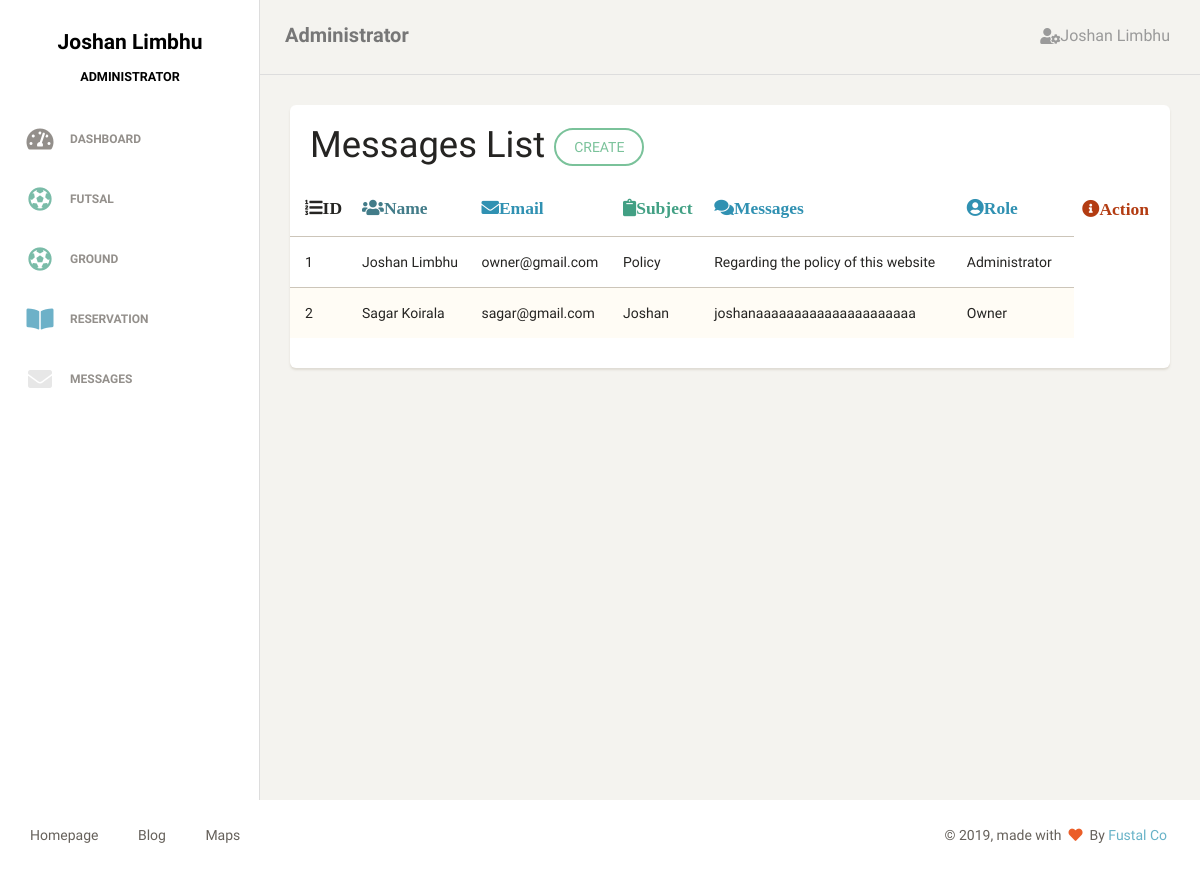
The page /customer/action/message_detail.php (signed in) on the database its author committed.
### tables this page shows
CREATE TABLE `tblmessages` (
  `messages_id` int(11) NOT NULL,
  `email` varchar(50) NOT NULL,
  `subject` varchar(50) NOT NULL,
  `message` text NOT NULL,
  `reg_date` timestamp(6) NOT NULL DEFAULT CURRENT_TIMESTAMP(6) ON UPDATE CURRENT_TIMESTAMP(6),
  `users_id` int(11) NOT NULL,
  `roles_id` int(11) NOT NULL
);

CREATE TABLE `tblusers` (
  `users_id` int(11) NOT NULL,
  `fullname` varchar(50) NOT NULL,
  `email` varchar(100) NOT NULL,
  `mobileno` varchar(50) NOT NULL,
  `address` varchar(100) NOT NULL,
  `password` varchar(100) NOT NULL,
  `img` varchar(250) NOT NULL,
  `reg_date` timestamp(6) NOT NULL DEFAULT CURRENT_TIMESTAMP(6) ON UPDATE CURRENT_TIMESTAMP(6),
  `roles_id` int(11) NOT NULL
);

CREATE TABLE `tblroles` (
  `roles_id` int(11) NOT NULL,
  `role` varchar(50) NOT NULL,
  `slug` varchar(50) NOT NULL
);

### customer/action/message_detail.php (the view, shortened to what this page needs)
<?php
require_once('../inc/header.php');
require_once('../inc/sidebar.php');
require_once('../inc/navigation.php');
?>
 <div class="content">
            <div class="container-fluid">
                <div class="row">
                    <div class="col-md-12">
                        <div class="card">
                            <div class="header">
                                <h2 class="title">Messages List <a href="<?php echo CREATE_MESSAGE_PAGE?>" class="btn btn-success">CREATE
                                    </a></h2>
                            </div>
                            <div class="content table-responsive table-full-width">
                                <table class="table table-striped">
                                    <thead>
                                        <th><i class="fas fa-list-ol">ID</i></th>
                                        <th><i class="fas fa-users text-primary">Name</i></th>
                                        <th><i class="fas fa-envelope text-info">Email</i></th>
                                        <th><i class="fas fa-clipboard text-success">Subject</i></th>
                                        <th><i class="fas fa-comments text-info">Messages</i></th>
                                        <th><i class="fas fa-user-circle text-info">Role</i></th>
                                        <th><i class="fas fa-info-circle text-danger">Action</i></th>
                                    </thead>
                                <tbody>
            <?php
                $conn = db_get_conn();
                $query = "
                        SELECT
                        tblmessages.messages_id, tblmessages.email,tblmessages.subject,tblmessages.message,tblmessages.users_id,tblmessages.roles_id,tblusers.fullname,tblroles.role
                        FROM tblmessages
                        JOIN tblusers
                        ON tblmessages.users_id=tblusers.users_id
                        JOIN tblroles
                        ON tblmessages.roles_id=tblroles.roles_id";
                if ($result = $conn->query($query)){
                    $count = 1;
                    while ($row = $result->fetch_assoc()){
                                 echo   "<tr>
                                        <td>{$count}</td>
                                        <td>{$row['fullname']}</td>
                                        <td>{$row['email']}</td>
                                        <td>{$row['subject']}</td>
                                        <td>{$row['message']}</td>
                                        <td>{$row['role']}</td>
                                        </tr>
                                        ";
                                     $count++;
                            }
                        }
                        ?>
                                </tbody>
                            </table>
                            </div>
                        </div>
                    </div>
                </div>
            </div>
        </div>
    </div>
<?php
require_once('./../inc/footer.php');
?>

### rows shown on the page
tblmessages: users.fullname "Joshan Limbhu", email "owner@gmail.com", subject "Policy", message "Regarding the policy of this website", roles.role "Administrator"
tblmessages: users.fullname "Sagar Koirala", email "sagar@gmail.com", subject "Joshan", message "joshanaaaaaaaaaaaaaaaaaaaaa", roles.role "Owner"

### other values the page prints
$_SESSION['session']['users']['fullname'] "Joshan Limbhu"
$_SESSION['session']['users']['roles'] "ADMINISTRATOR"
$_SESSION['session']['users']['roles'] "Administrator"
